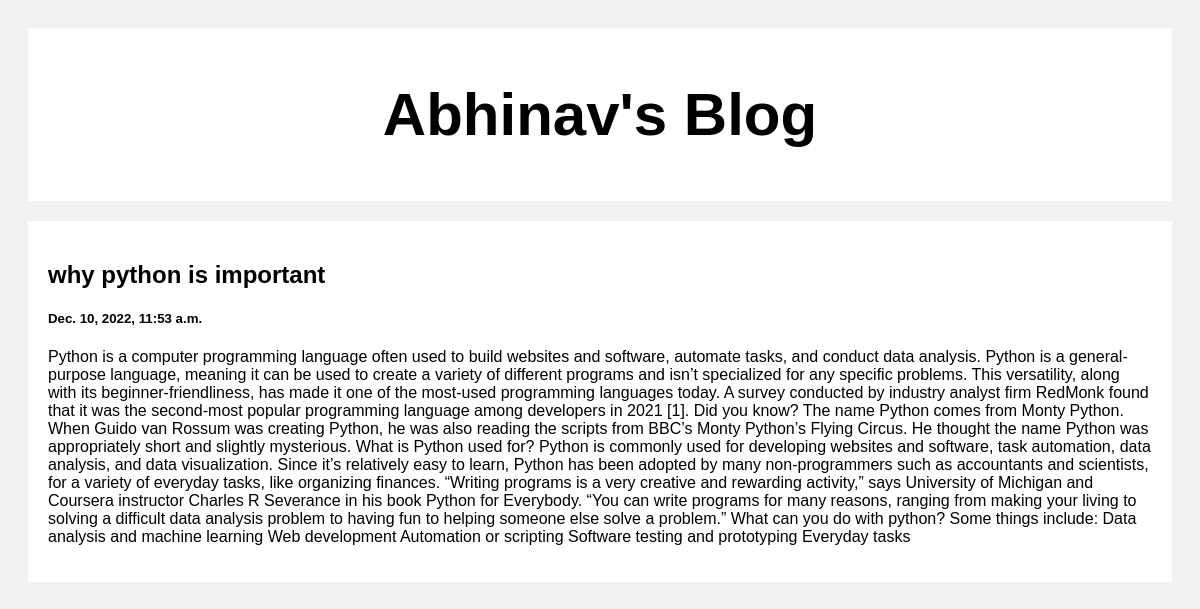
Screenshot of /post/2 with the database file from the repository.
### posts/models.py (models this page shows)
class Post(models.Model):
    title = models.CharField(max_length=100)
    body=models.CharField(max_length=1000000)
    created_at = models.DateTimeField(default= datetime.now, blank=True)

### posts/views.py (the view)
# urls.py: path('post/<str:pk>',views.post,name='post')
def post(request,pk):
    posts = Post.objects.get(id=pk)
    return render(request,'posts.html',{'posts': posts})

### templates/posts.html (shortened to what this page needs)
<!DOCTYPE html>
<html>
<head>
</head>
<body>
<div class="header">
  <h2>Abhinav's Blog</h2>
</div>
<div class="row">
  <div class="leftcolumn">
    <div class="card">
      <a style="text-decoration: none; color: black;" href="/post/{{post.id}}">
        <h2>{{posts.title}}</h2>
        <h5>{{posts.created_at}}</h5>
        <p>{{posts.body}}</p>
      </a>
    </div>
  </div>
</div>
</body>
</html>

### templates/posts.html (style rules this page uses)
* { box-sizing: border-box; }
body { font-family: Arial; padding: 20px; background: #f1f1f1; }
.header { padding: 2px; font-size: 40px; text-align: center; background: white; }
.leftcolumn { float: left; width: 100%; }
.card { background-color: white; padding: 20px; margin-top: 20px; }
.row:after { content: ""; display: table; clear: both; }

### rows the page displays
Post: title "why python is important", created_at "Dec. 10, 2022, 11:53 a.m.", body "Python is a computer programming language often used to build websites and software, automate tasks, and conduct data analysis. Python is a general-purpose language, meaning it can be used to create a variety of different programs and isn’t specialized for any specific problems. This versatility, along with its beginner-friendliness, has made it one of the most-used programming languages today. A survey conducted by industry analyst firm RedMonk found that it was the second-most popular programming language among developers in 2021 [1]. Did you know? The name Python comes from Monty Python. When Guido van Rossum was creating Python, he was also reading the scripts from BBC’s Monty Python’s…"
